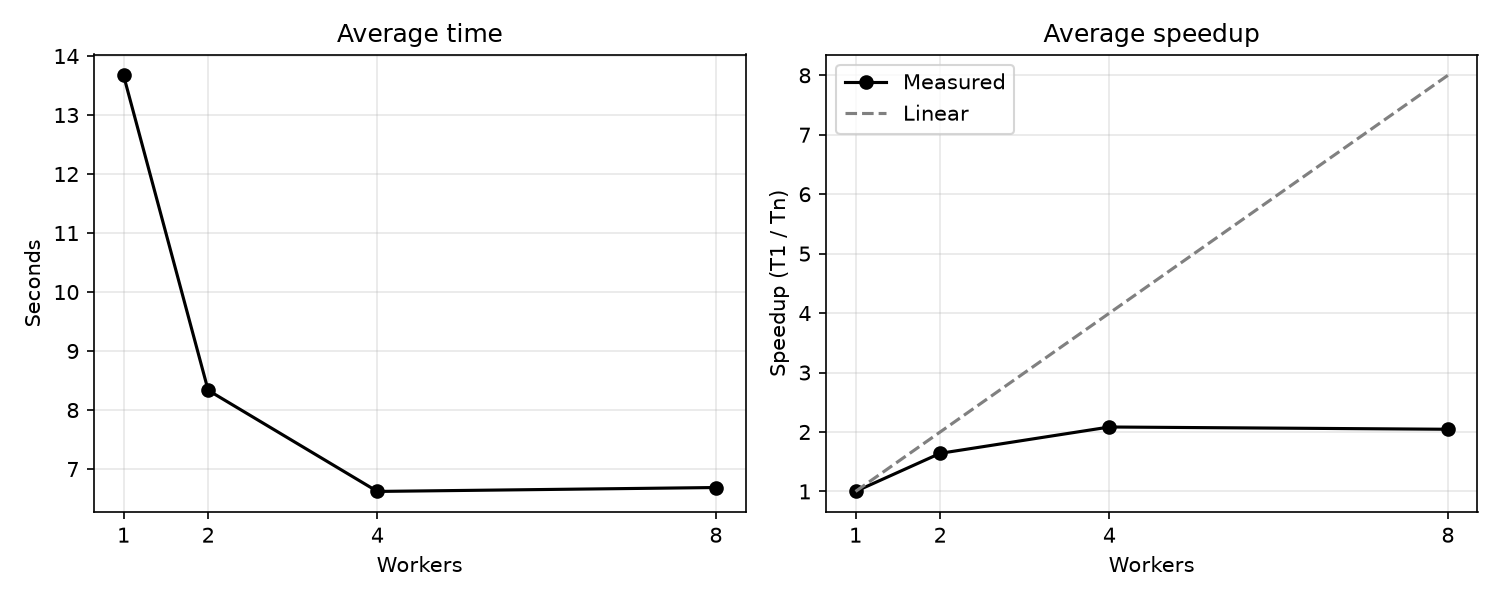

Python code for this plot:
import os
os.environ["OMP_THREAD_LIMIT"] = "1"

import matplotlib.pyplot as plt
from main import load_config, run_pipeline

N_RUNS = 3
WORKER_COUNTS = [1, 2, 4, 8]


if __name__ == '__main__':
    image_dir, _ = load_config("config.txt")

    print(f"Starting OCR Benchmarks on directory: {image_dir}")
    print(f"{N_RUNS} runs for each worker count: {WORKER_COUNTS}")
    print("-" * 50)

    print("Warm-up run (not counted)...")
    run_pipeline(image_dir, max(WORKER_COUNTS), output_file="warmup.csv")
    os.remove("warmup.csv")
    print("-" * 50)

    times = {n: [] for n in WORKER_COUNTS}
    speedups = {n: [] for n in WORKER_COUNTS}

    for run in range(1, N_RUNS + 1):
        print(f"Run {run} of {N_RUNS}")
        t1 = None

        for n in WORKER_COUNTS:
            # calls the pipeline function from main.py
            elapsed = run_pipeline(image_dir, n, output_file=f"ocr_results_{n}_workers.csv")

            if n == 1:
                t1 = elapsed

            speedup = t1 / elapsed
            times[n].append(elapsed)
            speedups[n].append(speedup)

            print(f"  {n} worker(s): {elapsed:.2f} s, speedup {speedup:.2f}x")

        print("-" * 50)

    avg_time = [sum(times[n]) / N_RUNS for n in WORKER_COUNTS]
    avg_speedup = [sum(speedups[n]) / N_RUNS for n in WORKER_COUNTS]

    print("\nBenchmark Summary (averages)")
    print(f"{'Workers':<10} | {'Avg Time (s)':<14} | {'Avg Speedup':<12}")
    for n, t, s in zip(WORKER_COUNTS, avg_time, avg_speedup):
        print(f"{n:<10} | {t:<14.2f} | {s:<12.2f}")

    fig, (ax1, ax2) = plt.subplots(1, 2, figsize=(10, 4))

    ax1.plot(WORKER_COUNTS, avg_time, marker='o', color='black')
    ax1.set_title("Average time")
    ax1.set_xlabel("Workers")
    ax1.set_ylabel("Seconds")

    ax2.plot(WORKER_COUNTS, avg_speedup, marker='o', color='black', label="Measured")
    ax2.plot(WORKER_COUNTS, WORKER_COUNTS, linestyle='--', color='gray', label="Linear")
    ax2.set_title("Average speedup")
    ax2.set_xlabel("Workers")
    ax2.set_ylabel("Speedup (T1 / Tn)")
    ax2.legend()

    for ax in (ax1, ax2):
        ax.set_xticks(WORKER_COUNTS)
        ax.grid(alpha=0.3)

    plt.tight_layout()
    plt.savefig("benchmark.png", dpi=150)
    print("\nGraph saved to benchmark.png")
    plt.show()
